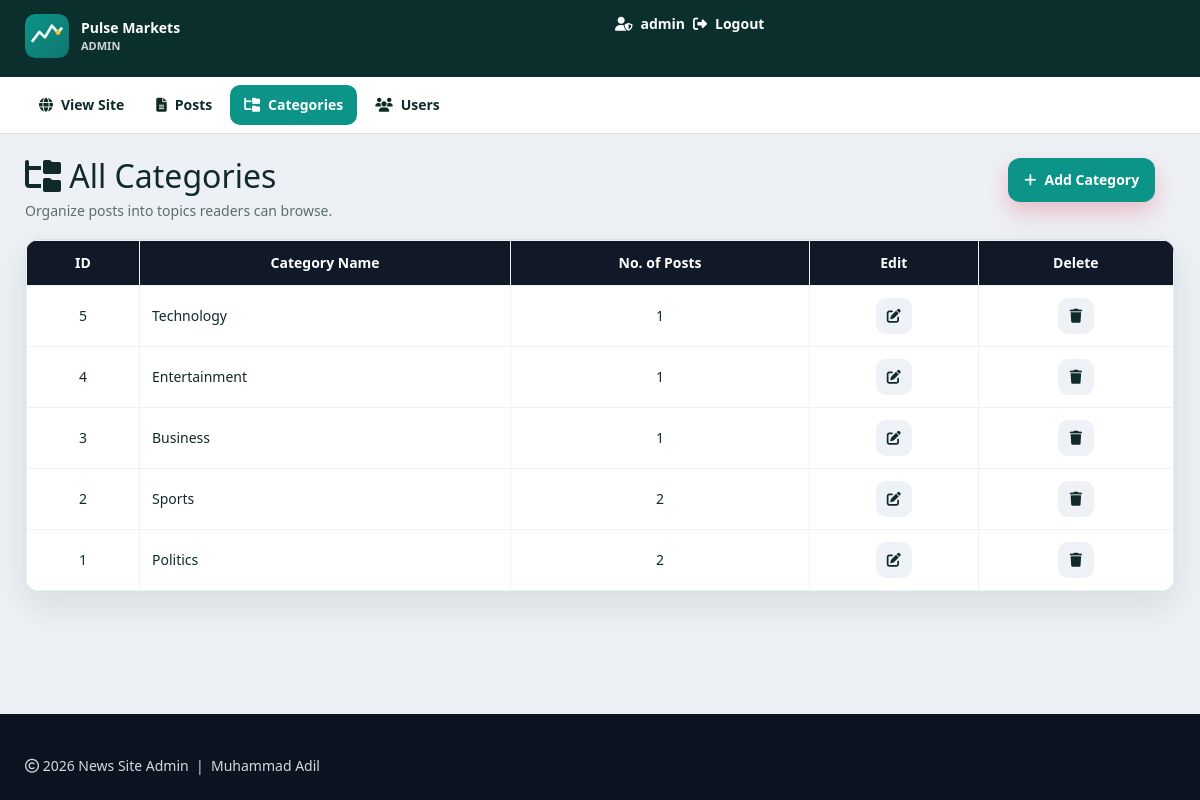
Before: /admin/category.php (signed in) with the older database file.
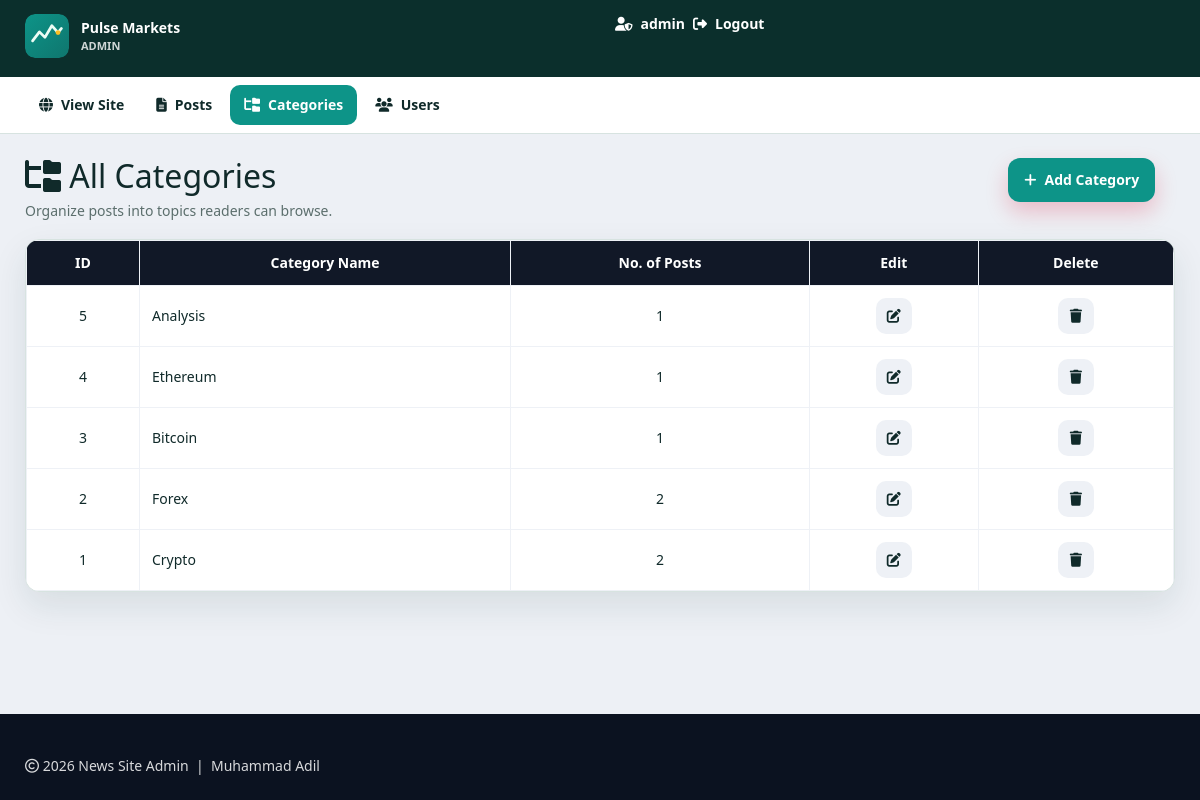
After: the same page with the newer database file.
### tables this page shows
CREATE TABLE `category` (
  `id` int(11) NOT NULL AUTO_INCREMENT,
  `category_name` varchar(100) NOT NULL,
  `post` int(11) NOT NULL DEFAULT 0,
  PRIMARY KEY (`id`)
);

### includes/helpers.php (called while the page is built, shortened)
<?php
function e($value)
{
    return htmlspecialchars((string) $value, ENT_QUOTES, 'UTF-8');
}

### admin/category.php (the view, shortened to what this page needs)
<?php
include "header.php";
include "config.php";
?>
<div id="admin-content">
    <div class="container">
        <div class="row">
            <div class="col-xs-12 col-sm-8 col-md-10">
                <h1 class="admin-heading"><i class="fa-solid fa-folder-tree"></i> All Categories</h1>
                <p class="admin-sub">Organize posts into topics readers can browse.</p>
            </div>
            <div class="col-xs-12 col-sm-4 col-md-2">
                <a class="add-new btn btn-brand" href="add-category.php"><i class="fa-solid fa-plus"></i> Add Category</a>
            </div>
            <div class="col-xs-12">
                <?php
                 $limit = 10;
                 $page = isset($_GET['page']) ? max(1, (int) $_GET['page']) : 1;
                 $offset = ($page - 1) * $limit;
                 $sql = "SELECT * FROM category ORDER BY id DESC LIMIT {$offset}, {$limit}";
                 $result = mysqli_query($conn, $sql) or die("query failed.");
                 if (mysqli_num_rows($result) > 0) {
                  ?>
                <div class="table-wrap">
                <table class="content-table">
                    <thead>
                        <tr>
                        <th>ID</th>
                        <th>Category Name</th>
                        <th>No. of Posts</th>
                        <th>Edit</th>
                        <th>Delete</th>
                        </tr>
                    </thead>
                    <tbody>
                        <?php while ($row = mysqli_fetch_assoc($result)) { ?>
                            <tr>
                              <td class="id"><?php echo (int) $row['id']; ?></td>
                              <td><?php echo e($row['category_name']); ?></td>
                              <td><?php echo (int) $row['post']; ?></td>
                             <td class="edit">
                               <a class="action-btn edit-btn" href="update-category.php?id=<?php echo (int) $row['id']; ?>" title="Edit">
                                 <i class="fa-solid fa-pen-to-square"></i>
                               </a>
                             </td>
                            <td class="delete">
                              <a class="action-btn delete-btn" href="delete-category.php?id=<?php echo (int) $row['id']; ?>" title="Delete" onclick="return confirm('Delete this category?');">
                                <i class="fa-solid fa-trash"></i>
                              </a>
                            </td>
                            </tr>
                        <?php } ?>
                    </tbody>
                </table>
                </div>
                <?php
                 } else {
                    echo "<p class='empty-state'>No categories yet.</p>";
                 }
                  ?>
            </div>
        </div>
    </div>
</div>
<?php include "footer.php"; ?>

Changed rows visible on the page:
changed category id 5: category_name "Technology" → "Analysis"
changed category id 4: category_name "Entertainment" → "Ethereum"
changed category id 3: category_name "Business" → "Bitcoin"
changed category id 2: category_name "Sports" → "Forex"
changed category id 1: category_name "Politics" → "Crypto"
